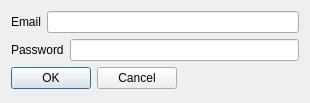
<?xml version="1.0" encoding="UTF-8"?>
<ui version="4.0">
 <class>LoginDialog</class>
 <widget class="QDialog" name="LoginDialog">
  <property name="geometry">
   <rect>
    <x>0</x>
    <y>0</y>
    <width>310</width>
    <height>103</height>
   </rect>
  </property>
  <property name="windowTitle">
   <string>Login</string>
  </property>
  <property name="layoutDirection">
   <enum>Qt::LeftToRight</enum>
  </property>
  <property name="styleSheet">
   <string notr="true"/>
  </property>
  <layout class="QFormLayout" name="formLayout">
   <property name="labelAlignment">
    <set>Qt::AlignLeading|Qt::AlignLeft|Qt::AlignVCenter</set>
   </property>
   <property name="formAlignment">
    <set>Qt::AlignLeading|Qt::AlignLeft|Qt::AlignTop</set>
   </property>
   <item row="1" column="0">
    <widget class="QDialogButtonBox" name="buttonBox">
     <property name="layoutDirection">
      <enum>Qt::LeftToRight</enum>
     </property>
     <property name="orientation">
      <enum>Qt::Horizontal</enum>
     </property>
     <property name="standardButtons">
      <set>QDialogButtonBox::Cancel|QDialogButtonBox::Ok</set>
     </property>
     <property name="centerButtons">
      <bool>false</bool>
     </property>
    </widget>
   </item>
   <item row="0" column="0" colspan="2">
    <layout class="QVBoxLayout" name="verticalLayout">
     <item>
      <layout class="QHBoxLayout" name="horizontalLayout">
       <item>
        <widget class="QLabel" name="label">
         <property name="text">
          <string>Email</string>
         </property>
        </widget>
       </item>
       <item>
        <widget class="QLineEdit" name="lineEditEmail"/>
       </item>
      </layout>
     </item>
     <item>
      <layout class="QHBoxLayout" name="horizontalLayout_2">
       <item>
        <widget class="QLabel" name="label_2">
         <property name="text">
          <string>Password</string>
         </property>
        </widget>
       </item>
       <item>
        <widget class="QLineEdit" name="lineEditPwd"/>
       </item>
      </layout>
     </item>
    </layout>
   </item>
  </layout>
 </widget>
 <resources/>
 <connections>
  <connection>
   <sender>buttonBox</sender>
   <signal>accepted()</signal>
   <receiver>LoginDialog</receiver>
   <slot>accept()</slot>
   <hints>
    <hint type="sourcelabel">
     <x>248</x>
     <y>254</y>
    </hint>
    <hint type="destinationlabel">
     <x>157</x>
     <y>274</y>
    </hint>
   </hints>
  </connection>
  <connection>
   <sender>buttonBox</sender>
   <signal>rejected()</signal>
   <receiver>LoginDialog</receiver>
   <slot>reject()</slot>
   <hints>
    <hint type="sourcelabel">
     <x>316</x>
     <y>260</y>
    </hint>
    <hint type="destinationlabel">
     <x>286</x>
     <y>274</y>
    </hint>
   </hints>
  </connection>
 </connections>
</ui>
